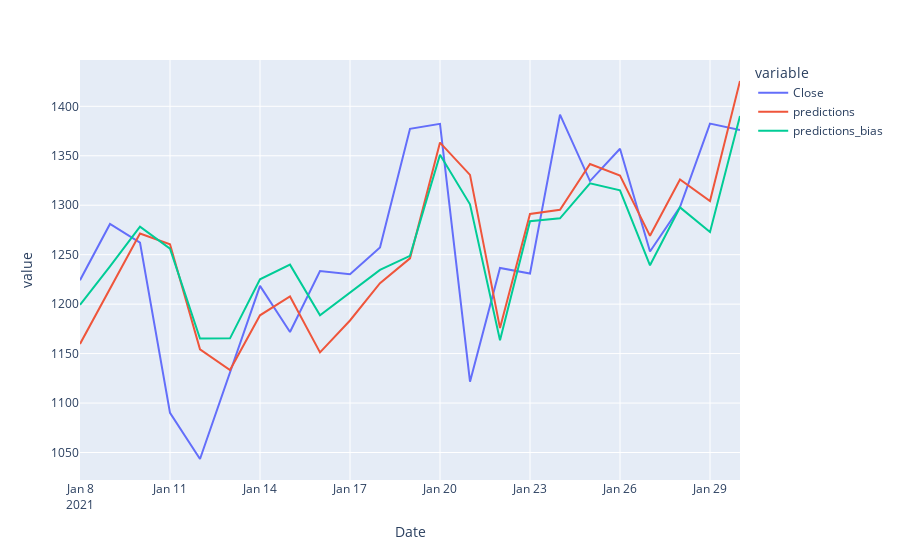

Notebook code for this chart:
### Code cell
w_hat_bias = np.linalg.inv(A_bias.T @ A_bias) @A_bias.T @ y
train_df['predictions_bias'] = A_bias @ w_hat_bias
px.line(train_df, y=['Close', 'predictions', 'predictions_bias'])

### Figure 1 — Plotly figure (JSON) as saved in the notebook; plotly's stock layout.template omitted (floating-point values rounded to 4 significant figures)
{"data": [{"hovertemplate": "variable=Close<br>Date=%{x}<br>value=%{y}<extra></extra>", "legendgroup": "Close", "line": {"color": "#636efa", "dash": "solid"}, "marker": {"symbol": "circle"}, "mode": "lines", "name": "Close", "orientation": "v", "showlegend": true, "type": "scatter", "x": ["2021-01-08T00:00:00", "2021-01-09T00:00:00", "2021-01-10T00:00:00", "2021-01-11T00:00:00", "2021-01-12T00:00:00", "2021-01-13T00:00:00", "2021-01-14T00:00:00", "2021-01-15T00:00:00", "2021-01-16T00:00:00", "2021-01-17T00:00:00", "2021-01-18T00:00:00", "2021-01-19T00:00:00", "2021-01-20T00:00:00", "2021-01-21T00:00:00", "2021-01-22T00:00:00", "2021-01-23T00:00:00", "2021-01-24T00:00:00", "2021-01-25T00:00:00", "2021-01-26T00:00:00", "2021-01-27T00:00:00", "2021-01-28T00:00:00", "2021-01-29T00:00:00", "2021-01-30T00:00:00"], "xaxis": "x", "y": [1224.0, 1281.0, 1262.0, 1090.0, 1043.0, 1131.0, 1218.0, 1172.0, 1234.0, 1230.0, 1257.0, 1377.0, 1382.0, 1122.0, 1237.0, 1231.0, 1392.0, 1324.0, 1357.0, 1253.0, 1298.0, 1383.0, 1376.0], "yaxis": "y"}, {"hovertemplate": "variable=predictions<br>Date=%{x}<br>value=%{y}<extra></extra>", "legendgroup": "predictions", "line": {"color": "#EF553B", "dash": "solid"}, "marker": {"symbol": "circle"}, "mode": "lines", "name": "predictions", "orientation": "v", "showlegend": true, "type": "scatter", "x": ["2021-01-08T00:00:00", "2021-01-09T00:00:00", "2021-01-10T00:00:00", "2021-01-11T00:00:00", "2021-01-12T00:00:00", "2021-01-13T00:00:00", "2021-01-14T00:00:00", "2021-01-15T00:00:00", "2021-01-16T00:00:00", "2021-01-17T00:00:00", "2021-01-18T00:00:00", "2021-01-19T00:00:00", "2021-01-20T00:00:00", "2021-01-21T00:00:00", "2021-01-22T00:00:00", "2021-01-23T00:00:00", "2021-01-24T00:00:00", "2021-01-25T00:00:00", "2021-01-26T00:00:00", "2021-01-27T00:00:00", "2021-01-28T00:00:00", "2021-01-29T00:00:00", "2021-01-30T00:00:00"], "xaxis": "x", "y": [1160.0, 1216.0, 1271.0, 1261.0, 1154.0, 1133.0, 1189.0, 1208.0, 1151.0, 1183.0, 1221.0, 1246.0, 1363.0, 1331.0, 1176.0, 1291.0, 1295.0, 1342.0, 1330.0, 1269.0, 1326.0, 1304.0, 1426.0], "yaxis": "y"}, {"hovertemplate": "variable=predictions_bias<br>Date=%{x}<br>value=%{y}<extra></extra>", "legendgroup": "predictions_bias", "line": {"color": "#00cc96", "dash": "solid"}, "marker": {"symbol": "circle"}, "mode": "lines", "name": "predictions_bias", "orientation": "v", "showlegend": true, "type": "scatter", "x": ["2021-01-08T00:00:00", "2021-01-09T00:00:00", "2021-01-10T00:00:00", "2021-01-11T00:00:00", "2021-01-12T00:00:00", "2021-01-13T00:00:00", "2021-01-14T00:00:00", "2021-01-15T00:00:00", "2021-01-16T00:00:00", "2021-01-17T00:00:00", "2021-01-18T00:00:00", "2021-01-19T00:00:00", "2021-01-20T00:00:00", "2021-01-21T00:00:00", "2021-01-22T00:00:00", "2021-01-23T00:00:00", "2021-01-24T00:00:00", "2021-01-25T00:00:00", "2021-01-26T00:00:00", "2021-01-27T00:00:00", "2021-01-28T00:00:00", "2021-01-29T00:00:00", "2021-01-30T00:00:00"], "xaxis": "x", "y": [1199.0, 1238.0, 1278.0, 1256.0, 1165.0, 1165.0, 1225.0, 1240.0, 1189.0, 1212.0, 1235.0, 1249.0, 1351.0, 1301.0, 1163.0, 1284.0, 1287.0, 1322.0, 1315.0, 1239.0, 1298.0, 1273.0, 1390.0], "yaxis": "y"}], "layout": {"legend": {"title": {"text": "variable"}, "tracegroupgap": 0}, "margin": {"t": 60}, "xaxis": {"anchor": "y", "domain": [0, 1], "title": {"text": "Date"}}, "yaxis": {"anchor": "x", "domain": [0, 1], "title": {"text": "value"}}}}
